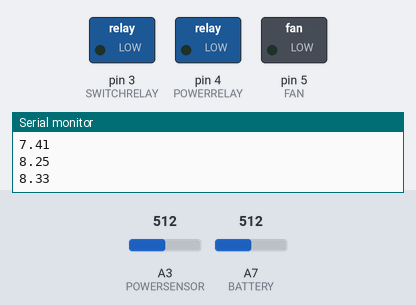
The sketch below on a simulated Arduino Nano, built with avr-gcc and run on an emulated ATmega328P. Parts: switched loads named in the sketch (green lamp = pin HIGH), the last lines printed to the serial monitor. Wiring (inferred from the names in the program): DS3231 clock at I2C address 0x68. The test bench sets the inputs (shaded band); at power-on: A7 (BATTERY) = 512, A3 (POWERSENSOR) = 512. The local clock reads 2024-03-15 10:24:30 at power-on unless the sketch sets it.

Above: at 1.2 s.
1.3 s: A7 (BATTERY) set to 694
3.5 s: A7 (BATTERY) set to 724
At 4.8 s:
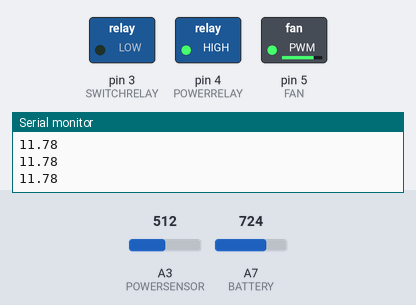
5.5 s: A3 (POWERSENSOR) set to 491
At 5.9 s:
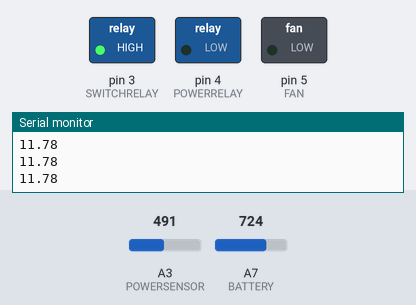
7.0 s: A3 (POWERSENSOR) set to 510
At 8.2 s:
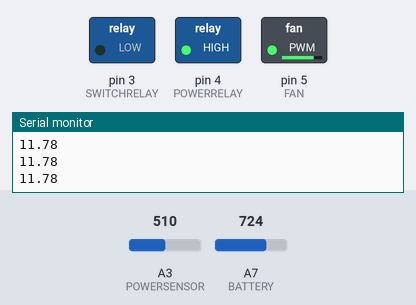
8.5 s: A3 (POWERSENSOR) set to 490
At 9.4 s:
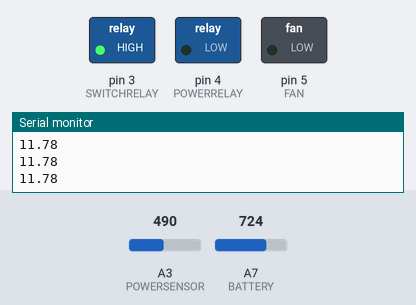
Timing chart, 0 to 11.0 s (numbered marks = the images above; inputs shaded):
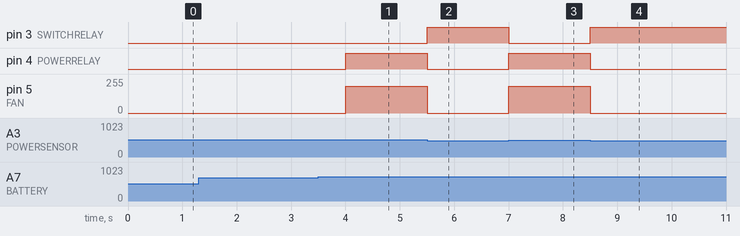

The sketch:

powerController.ino
```cpp
#include <Wire.h> //Bibliothek für die kommunikation mit der RTC
#define RTC_I2C_ADDRESS 0x68 // I2C Adresse des RTC  DS3231

#define SWITCHRELAY 3
#define POWERRELAY 4
#define BATTERY A7
#define POWERSENSOR A3
#define FAN 5

#define VoltageAverageSize 100

float voltage[VoltageAverageSize];
int voltageIndex = 0;
float voltageAvg = 0;
long voltageTimeOld;

bool on = true;
bool powered = false;

long brownOutOld;

long lastReadRTC;

void setup() {
  Serial.begin(19200);

  Wire.begin();

  pinMode(SWITCHRELAY, OUTPUT);
  pinMode(POWERRELAY, OUTPUT);
  pinMode(FAN, OUTPUT);

  pinMode(BATTERY, INPUT);
  pinMode(POWERSENSOR, INPUT);

  digitalWrite(SWITCHRELAY, LOW);
  digitalWrite(POWERRELAY, LOW);
  digitalWrite(FAN, LOW);
}

void loop() {
  if((lastReadRTC + 5000) < millis()){
    lastReadRTC = millis();
    on = checkTime();
  }
  if(on){
    if(powered){
      digitalWrite(SWITCHRELAY, HIGH);
      digitalWrite(POWERRELAY, LOW);
      digitalWrite(FAN, LOW);
    }
    else{
      digitalWrite(SWITCHRELAY, LOW);
      if(millis() >= brownOutOld + 100){
        brownOutOld = millis();
        Serial.println(voltageAvg);
        if(voltageAvg <= 10.9){
          digitalWrite(POWERRELAY, LOW);
          digitalWrite(FAN, LOW);
        }
        else if(voltageAvg >= 11.5){
          digitalWrite(POWERRELAY, HIGH);
          analogWrite(FAN, 200);
        }
      }
    }
    if(millis() >= voltageTimeOld + 10){
      voltageTimeOld = millis();
      batteryVoltage();
    }
    powered = !(analogRead(POWERSENSOR) >= 500);
  }
  else{
    digitalWrite(SWITCHRELAY, LOW);
    digitalWrite(POWERRELAY, LOW);
    digitalWrite(FAN, LOW);
  }
}

bool checkTime(){
  bool weekend = false;
  Wire.beginTransmission(RTC_I2C_ADDRESS); //Aufbau der Verbindung zur Adresse 0x68
  Wire.write(0);
  Wire.endTransmission();
  Wire.requestFrom(RTC_I2C_ADDRESS, 7);
 int sekunde    = bcdToDec(Wire.read() & 0x7f);
 int minute     = bcdToDec(Wire.read());
 int stunde     = bcdToDec(Wire.read() & 0x3f);
  //Der Wochentag wird hier nicht ausgelesen da dieses mit
  //dem Modul RTC DS3231 nicht über die Wire.h zuverlässig funktioniert.
 int wochentag  = bcdToDec(Wire.read());
 int tag        = bcdToDec(Wire.read());
 int monat      = bcdToDec(Wire.read());
 int jahr       = bcdToDec(Wire.read())+2000;

 if(wochentag == 0 || wochentag == 6){
   weekend = true;
 }
 return weekend;
}

void batteryVoltage(){
  if(voltageIndex > VoltageAverageSize - 1){
    voltageIndex = 0;
  }
  float v = (analogRead(BATTERY) * 5.1) / 1024.0;
  v = v/30 *98;
  voltage[voltageIndex] = v;
  voltageIndex ++;

  voltageAvg = 0;
  for(int i = 0; i<= VoltageAverageSize - 1; i++){
    voltageAvg += voltage[i];
  }
  voltageAvg = voltageAvg / VoltageAverageSize;
}
byte bcdToDec(byte val){
  return ( (val/16*10) + (val%16) );
}
```

Measured:
- the behaviour switches between 706 and 707 on A7 (BATTERY) (found by bisection; images 0 and 1)
- the behaviour switches between 500 and 499 on A3 (POWERSENSOR) (found by bisection; images 1 and 2)
- after the input at 3.5 s, pin 4 (POWERRELAY): LOW → HIGH after 0.50 s; pin 5 (FAN): 0/255 → 200/255 after 0.50 s
- after the input at 5.5 s, pin 3 (SWITCHRELAY): LOW → HIGH at once; pin 4 (POWERRELAY): HIGH → LOW at once; pin 5 (FAN): 200/255 → 0/255 at once
- after the input at 7.0 s, pin 3 (SWITCHRELAY): HIGH → LOW at once; pin 4 (POWERRELAY): LOW → HIGH at once; pin 5 (FAN): 0/255 → 200/255 at once
- after the input at 8.5 s, pin 3 (SWITCHRELAY): LOW → HIGH at once; pin 4 (POWERRELAY): HIGH → LOW at once; pin 5 (FAN): 200/255 → 0/255 at once
